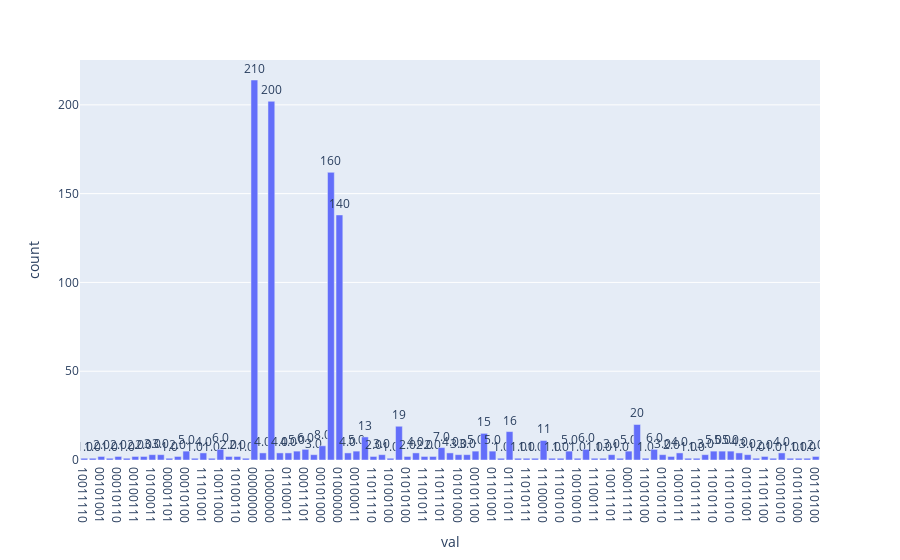

Notebook source saved alongside this figure:
### Code cell
# Execute and see results
aer_sim = Aer.get_backend('aer_simulator')
transpiled_qc = transpile(qc, aer_sim)
qobj = assemble(transpiled_qc)
job = aer_sim.run(qobj)
hist = job.result().get_counts()

results = {'val':hist.keys(),'count':hist.values()} #change the formatting of the data to match plotly

fig = px.bar(results, x="val", y="count", text="count")
fig.update_traces(texttemplate='%{text:.2s}', textposition='outside')
fig.update_layout(uniformtext_minsize=6, uniformtext_mode='show')
fig.show()

if not os.path.exists("plots/circuit_func"):
    os.makedirs("plots/circuit_func")
        
fig.write_image(f"plots/circuit_func/quantum_counting_hist.pdf",width=1000, height=600,)
fig.write_html(f"plots/circuit_func/quantum_counting_hist.html")

### Figure 1 — Plotly figure (JSON) as saved in the notebook; plotly's stock layout.template omitted (floating-point values rounded to 4 significant figures)
{"data": [{"alignmentgroup": "True", "hovertemplate": "val=%{x}<br>count=%{text}<extra></extra>", "legendgroup": "", "marker": {"color": "#636efa", "pattern": {"shape": ""}}, "name": "", "offsetgroup": "", "orientation": "v", "showlegend": false, "text": ["1", "1", "2", "1", "2", "1", "2", "2", "3", "3", "1", "2", "5", "1", "4", "1", "6", "2", "2", "1", "214", "4", "202", "4", "4", "5", "6", "3", "8", "162", "138", "4", "5", "13", "2", "3", "1", "19", "2", "4", "2", "2", "7", "4", "3", "3", "5", "15", "5", "1", "16", "1", "1", "1", "11", "1", "1", "5", "1", "6", "1", "1", "3", "1", "5", "20", "1", "6", "3", "2", "4", "1", "1", "3", "5", "5", "5", "4", "3", "1", "2", "1", "4", "1", "1", "1", "2"], "textposition": "outside", "texttemplate": "%{text:.2s}", "type": "bar", "x": ["10011110", "10001100", "00101001", "00011100", "00010110", "01010111", "00100111", "00010101", "10100011", "01101010", "00001101", "01100001", "00010100", "11100001", "11101001", "10101100", "10011000", "10101001", "10100110", "11011100", "00000000", "10011111", "10000000", "00100110", "01100011", "11001101", "00011101", "00110011", "00101000", "11000000", "01000000", "00010111", "00100011", "01101000", "11011110", "10100101", "10100100", "00000101", "01010100", "00011110", "11101011", "10100000", "11011101", "00011000", "10101000", "00100101", "00101100", "10000101", "01101001", "11101101", "01111011", "10001101", "11010111", "11011011", "11100010", "11111010", "11101010", "11011000", "10010010", "10101010", "11100111", "00001011", "10011101", "01100000", "00011111", "11111011", "11010100", "11100011", "01010110", "01110011", "10010111", "01101011", "11011111", "00100010", "11010110", "01011011", "11011010", "10010110", "01011001", "01100101", "11101100", "00000110", "00101010", "01011010", "01011000", "10100111", "00110100"], "xaxis": "x", "y": [1, 1, 2, 1, 2, 1, 2, 2, 3, 3, 1, 2, 5, 1, 4, 1, 6, 2, 2, 1, 214, 4, 202, 4, 4, 5, 6, 3, 8, 162, 138, 4, 5, 13, 2, 3, 1, 19, 2, 4, 2, 2, 7, 4, 3, 3, 5, 15, 5, 1, 16, 1, 1, 1, 11, 1, 1, 5, 1, 6, 1, 1, 3, 1, 5, 20, 1, 6, 3, 2, 4, 1, 1, 3, 5, 5, 5, 4, 3, 1, 2, 1, 4, 1, 1, 1, 2], "yaxis": "y"}], "layout": {"barmode": "relative", "legend": {"tracegroupgap": 0}, "margin": {"t": 60}, "uniformtext": {"minsize": 6, "mode": "show"}, "xaxis": {"anchor": "y", "domain": [0, 1], "title": {"text": "val"}}, "yaxis": {"anchor": "x", "domain": [0, 1], "title": {"text": "count"}}}}
